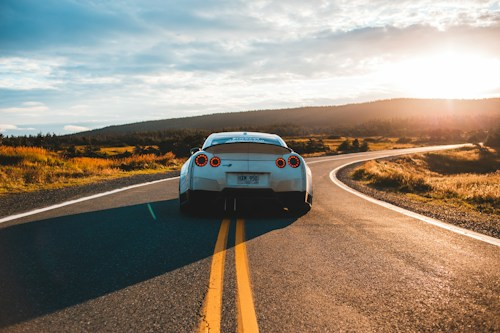
#> input picture data/car.jpg, 500 x 333 px, found by its file name; its folder holds only this picture in this run
$ python -i dataset_verifier.py   (imports and definitions only)
#> lines starting #> are read from the running program, lines starting #| are printed output that depends on the picture
import os
import numpy as np
from PIL import Image

AUTONOMOUS_CLASSES = [
    "Car / Automobile",
    "Pedestrian / Person",
    "Bicycle / Cyclist",
    "Traffic Light (Red Signal)",
    "Traffic Light (Yellow Signal)",
    "Traffic Light (Green Signal)",
    "Traffic Sign (Speed/Stop/Yield)",
    "Truck / Heavy Commercial Vehicle",
    "Motorcycle / Scooter",
    "Road Obstacle / Construction Hazard",
    "Forest Road / Sunlight Glare (Non-Traffic Light)"
]


def infer_class_index_from_filename(filename: str) -> int | None:
    """
    Maps a dataset image filename to its ground-truth class index in AUTONOMOUS_CLASSES (0..10).
    """
    rf_lower = os.path.basename(filename).lower()
    if any(k in rf_lower for k in ["pedestrian", "person", "crosswalk"]):
        return 1
    if any(k in rf_lower for k in ["cyclist", "bicycle", "bike"]):
        return 2
    if any(k in rf_lower for k in ["red_light", "traffic_light_red"]):
        return 3
    if any(k in rf_lower for k in ["yellow_light", "amber_light", "traffic_light_yellow"]):
        return 4
    if any(k in rf_lower for k in ["green_light", "traffic_light_green"]):
        return 5
    if any(k in rf_lower for k in ["stop_sign", "speed_sign", "traffic_sign"]):
        return 6
    if any(k in rf_lower for k in ["truck", "bus", "ambulance"]):
        return 7
    if any(k in rf_lower for k in ["motorcycle", "scooter"]):
        return 8
    if any(k in rf_lower for k in ["construction", "barrier", "hazard", "cone"]):
        return 9
    if any(k in rf_lower for k in ["forest", "foggy_rural", "sunset", "sunlight"]):
        return 10
    if any(k in rf_lower for k in [
        "car", "highway_sunny", "city_downtown", "rainy_night",
        "night_highway", "electric_vehicle", "parking_lot", "sedan", "vehicle"
    ]):
        return 0
    return None


class DatasetVerifier:
    """
    Checks whether an uploaded or queried image is part of the trained dataset (`data/`).
    Uses multi-metric perceptual pixel fingerprinting (64x64 normalized cosine similarity + L1 MAE)
    resilient to JPEG re-encoding across HTTP multipart uploads.
    """
    def __init__(self, data_dir: str = "data"):
        self.data_dir = data_dir
        self.index = []
        self.refresh()
#> in refresh, raw_img is the input picture: PIL image 500x333 RGB; mean R, G, B 148.6, 136.2, 121.3

    @staticmethod
    def _compute_signature(image: Image.Image) -> tuple[np.ndarray, np.ndarray]:
        """Returns (raw_01_flat, unit_norm_centered_flat) for a 64x64 RGB thumbnail."""
        thumb = image.convert("RGB").resize((64, 64), Image.Resampling.BILINEAR)
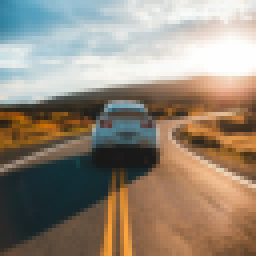
#> thumb: PIL image 64x64 RGB (shown 4 times larger); mean R, G, B 148.6, 136.2, 121.4
        arr = np.asarray(thumb, dtype=np.float32).reshape(-1) / 255.0
#> arr = 12288 values, max 0.996 at index 2091, min 0.0235 at index 5582, mean 0.531
        centered = arr - np.mean(arr)
#> centered = 12288 values, max 0.465 at index 2091, min -0.507 at index 5582, mean 1.99e-08
        norm = np.linalg.norm(centered)
#> norm = 32.1
        unit = centered / norm if norm > 1e-6 else centered
#> unit = 12288 values, max 0.0145 at index 2091, min -0.0158 at index 5582, mean 1.24e-09
        return arr, unit

    def refresh(self):
        """Rebuilds the in-memory signature index for all valid images in data_dir."""
        self.index = []
        if not os.path.exists(self.data_dir):
            return

        files = sorted([
            f for f in os.listdir(self.data_dir)
            if f.lower().endswith((".jpg", ".jpeg", ".png", ".webp"))
        ])
        for fname in files:
            fpath = os.path.join(self.data_dir, fname)
            try:
                with Image.open(fpath) as raw_img:
                    img = raw_img.convert("RGB")
                    w, h = img.size
                    arr, unit = self._compute_signature(img)
                cls_idx = infer_class_index_from_filename(fname)
                cls_name = AUTONOMOUS_CLASSES[cls_idx] if cls_idx is not None else "Car / Automobile"
                self.index.append({
                    "filename": fname,
                    "width": w,
                    "height": h,
                    "arr": arr,
                    "unit": unit,
                    "class_idx": cls_idx if cls_idx is not None else 0,
                    "class_name": cls_name
                })
            except Exception:
                pass

    def verify(self, image_input, filename: str = None) -> dict:
        """
        Checks if `image_input` is in the trained dataset.
        Returns a dictionary with `is_trained`, `status_label`, `matched_filename`,
        `similarity_pct`, `trained_class`, and `message`.
        """
#> called with image_input = '../data/car.jpg'
        self.refresh()

        if isinstance(image_input, str):
            if filename is None:
                filename = os.path.basename(image_input)
            with Image.open(image_input) as raw_img:
                image = raw_img.convert("RGB")
        elif isinstance(image_input, Image.Image):
            image = image_input.convert("RGB")
        else:
            image = Image.fromarray(image_input).convert("RGB")

        q_arr, q_unit = self._compute_signature(image)
#> q_arr has the same summary as arr in _compute_signature; q_unit has the same summary as unit in _compute_signature

        best_entry = None
        best_score = -1.0
        best_mae = 1.0

        for entry in self.index:
            cos_sim = float(np.dot(q_unit, entry["unit"]))
            mae = float(np.mean(np.abs(q_arr - entry["arr"])))
            # Combined similarity score (0..1)
            combined = 0.65 * max(0.0, cos_sim) + 0.35 * max(0.0, 1.0 - mae * 2.5)
            if combined > best_score:
                best_score = combined
                best_mae = mae
                best_entry = entry
#> this loop made 1 pass
#> (cos_sim, mae, combined, best_score, best_mae) on pass 1: (1, 0, 1, 1, 0)
#> after the loop, best_mae = 0; best_score = 1

        # Check if exact filename in data/ was specified and matches visually
        if filename:
            base_fn = os.path.basename(filename)
            for entry in self.index:
                if entry["filename"].lower() == base_fn.lower():
                    mae_fn = float(np.mean(np.abs(q_arr - entry["arr"])))
                    if mae_fn < 0.08:
                        return {
                            "is_trained": True,
                            "status": "TRAINED",
                            "status_label": "✅ Image is Trained by Dataset",
                            "matched_filename": entry["filename"],
                            "trained_class": entry["class_name"],
                            "trained_class_idx": entry["class_idx"],
                            "similarity_pct": round(max(98.5, (1.0 - mae_fn) * 100), 1),
                            "total_dataset_images": len(self.index),
                            "message": (
                                f"Verified: This image is part of the trained dataset "
                                f"('data/{entry['filename']}') under class '{entry['class_name']}'."
                            )
                        }
#> this loop made 1 pass
#> mae_fn on pass 1: 0

        # Visual fingerprint match threshold (handles JPEG re-compression on upload)
        if best_entry is not None and best_mae <= 0.055 and best_score >= 0.92:
            sim_pct = round(min(100.0, max(95.0, best_score * 100)), 1)
            return {
                "is_trained": True,
                "status": "TRAINED",
                "status_label": "✅ Image is Trained by Dataset",
                "matched_filename": best_entry["filename"],
                "trained_class": best_entry["class_name"],
                "trained_class_idx": best_entry["class_idx"],
                "similarity_pct": sim_pct,
                "total_dataset_images": len(self.index),
                "message": (
                    f"Verified: Uploaded image matches trained dataset file "
                    f"'data/{best_entry['filename']}' ({sim_pct}% similarity) — Class: '{best_entry['class_name']}'."
                )
            }

        # Not in trained dataset
        closest_fn = best_entry["filename"] if best_entry else "None"
        closest_sim = round(max(0.0, best_score) * 100, 1) if best_entry else 0.0
        return {
            "is_trained": False,
            "status": "NOT_TRAINED",
            "status_label": "❌ Image is NOT Trained by Dataset",
            "matched_filename": None,
            "closest_dataset_file": closest_fn,
            "trained_class": "Not Trained in Dataset",
            "trained_class_idx": None,
            "similarity_pct": closest_sim,
            "total_dataset_images": len(self.index),
            "message": (
                f"This uploaded image is NOT trained by the dataset (not found in 'data/'). "
                f"Closest dataset image: '{closest_fn}' ({closest_sim}% similarity)."
            )
        }

>>> result = DatasetVerifier().verify('../data/car.jpg')
#> result = 9 items

$ run again, on data/city_downtown_traffic.jpg
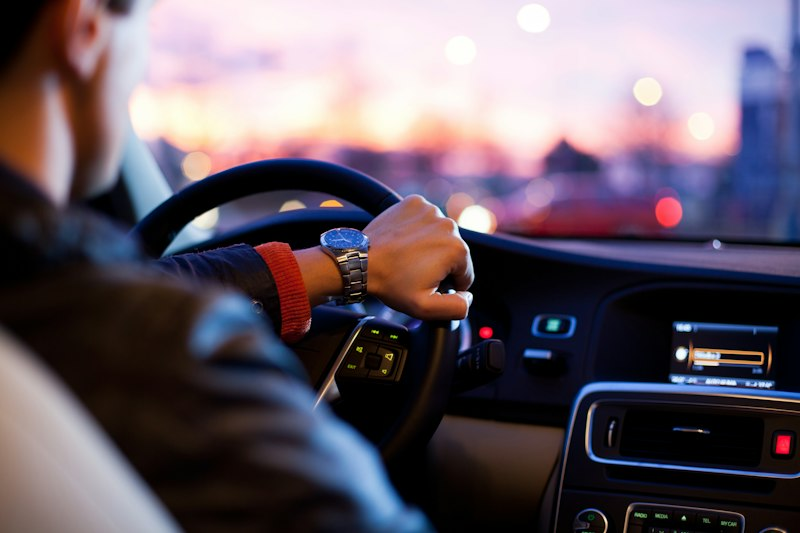
#> input picture data/city_downtown_traffic.jpg, 800 x 533 px, found by its file name
#> in refresh, raw_img is the input picture: PIL image 800x533 RGB; mean R, G, B 101.3, 89.8, 100.4
#> in _compute_signature, `thumb = image.convert("RGB").resize((64, 64), Image.Resampling.BILINEAR)`:
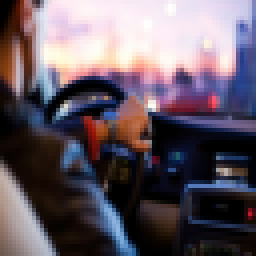
#> thumb: PIL image 64x64 RGB (shown 4 times larger); mean R, G, B 101.4, 89.8, 100.4
#> in _compute_signature, `arr = np.asarray(thumb, dtype=np.float32).reshape(-1) / 255.0`: arr = 12288 values, max 1 at index 48, min 0 at index 0, mean 0.381
#> centered = 12288 values, max 0.619 at index 48, min -0.381 at index 0, mean -1.99e-08
#> norm = 38.94
#> in _compute_signature, `unit = centered / norm if norm > 1e-6 else centered`: unit = 12288 values, max 0.0159 at index 48, min -0.00979 at index 0, mean -3.1e-10
#> q_arr has the same summary as arr in _compute_signature; q_unit has the same summary as unit in _compute_signature
#> the loop in verify, `for entry in self.index:` made 1 pass
#> (cos_sim, mae, combined, best_score, best_mae) on pass 1: (1, 0, 1, 1, 0)
#> after the loop in verify, `for entry in self.index:`: best_mae = 0; best_score = 1
#> the loop in verify, `for entry in self.index:` made 1 pass
#> mae_fn on pass 1: 0
#> result = 9 items

$ run again, on data/construction_road_barrier.jpg
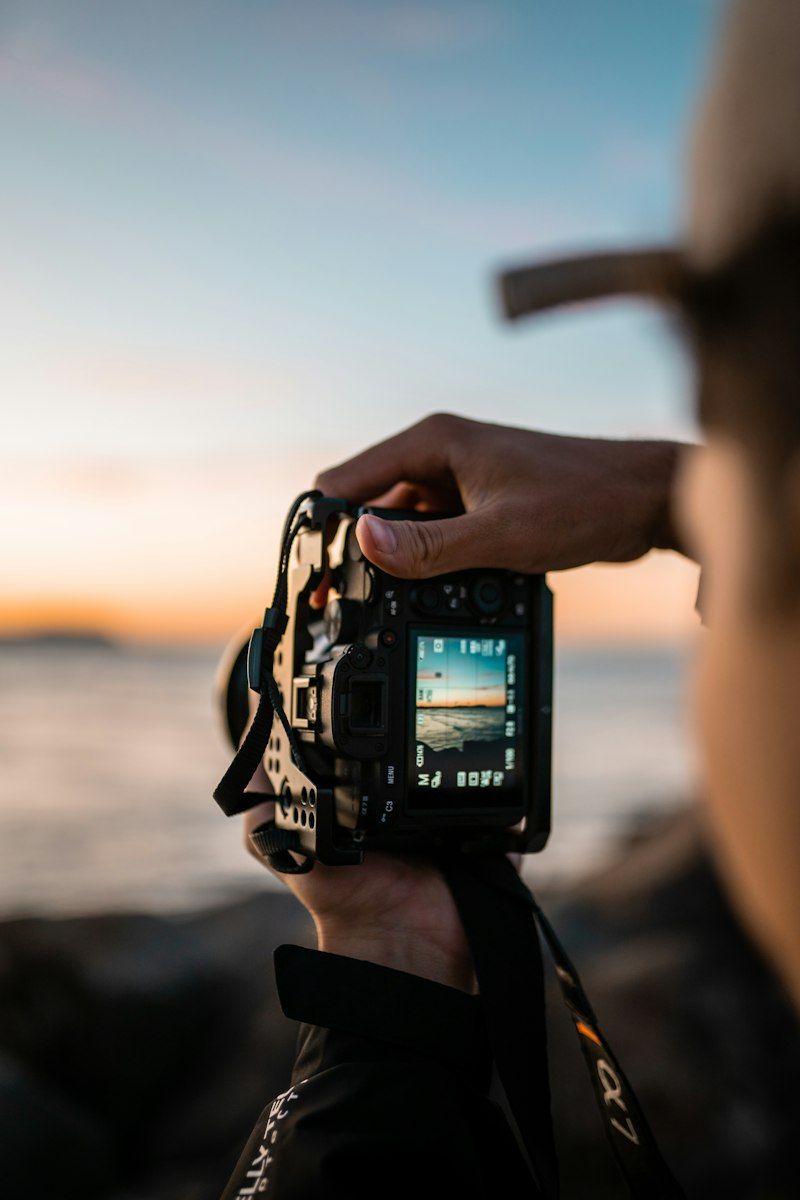
#> input picture data/construction_road_barrier.jpg, 800 x 1200 px, found by its file name
#> in refresh, raw_img is the input picture: PIL image 800x1200 RGB; mean R, G, B 112.1, 109.2, 105
#> in _compute_signature, `thumb = image.convert("RGB").resize((64, 64), Image.Resampling.BILINEAR)`:
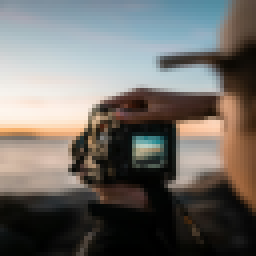
#> thumb: PIL image 64x64 RGB (shown 4 times larger); mean R, G, B 112.1, 109.2, 105
#> in _compute_signature, `arr = np.asarray(thumb, dtype=np.float32).reshape(-1) / 255.0`: arr = 12288 values, max 0.996 at index 5184, min 0 at index 10866, mean 0.426
#> centered = 12288 values, max 0.57 at index 5184, min -0.426 at index 10866, mean -9.93e-09
#> norm = 35.38
#> in _compute_signature, `unit = centered / norm if norm > 1e-6 else centered`: unit = 12288 values, max 0.0161 at index 5184, min -0.0121 at index 10866, mean -3.1e-10
#> q_arr has the same summary as arr in _compute_signature; q_unit has the same summary as unit in _compute_signature
#> the loop in verify, `for entry in self.index:` made 1 pass
#> (cos_sim, mae, combined, best_score, best_mae) on pass 1: (1, 0, 1, 1, 0)
#> after the loop in verify, `for entry in self.index:`: best_mae = 0; best_score = 1
#> the loop in verify, `for entry in self.index:` made 1 pass
#> mae_fn on pass 1: 0
#> result = 9 items
